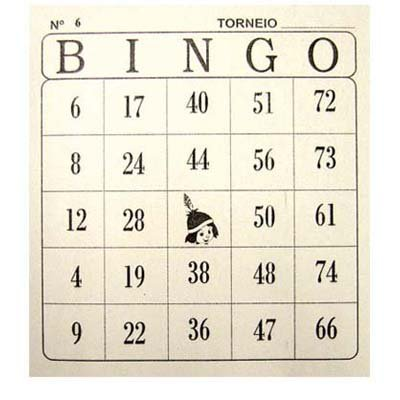
#> input picture codigo_aulas/5 - Amostragem e Quantização - Binarização/bingo.jpg, 400 x 400 px
$ python 'threshold adaptativo.py'
#> lines starting #> are read from the running program, lines starting #| are printed output that depends on the picture; after the words box and inside, x2 and y2 are one past the last pixel; in counts of white or black regions, pixels touching at a corner belong together
# biblioteca de visão computacional
import cv2

# plotagem de imagens numa janela
from matplotlib import pyplot as plt

# leitura da imagem original
img = cv2.imread ( 'bingo.jpg')
#> img is the input picture: shape (400, 400, 3); mean B, G, R 215.3, 230.1, 235.3

# converte em nível de cinza
cinza = cv2.cvtColor(img, cv2.COLOR_BGR2GRAY)
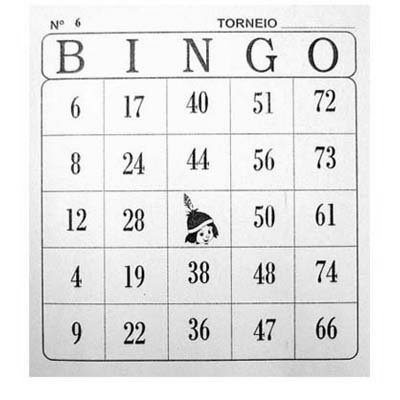
#> cinza: shape (400, 400); min 1, max 255, mean 230

# ret é o valor limiar (threshold) que neste caso será 127
# threshold binário
ret, thresh1 = cv2.threshold (cinza, 127,255, cv2.THRESH_BINARY)
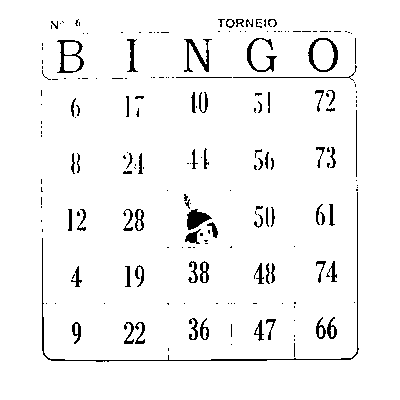
#> thresh1: shape (400, 400); 95.8% white; black in thin lines or dots, all inside (x1, y1, x2, y2) = (41, 19, 359, 362)

# adaptative threshold - Média
thresh2 = cv2.adaptiveThreshold (cinza, 255,
                                 cv2.ADAPTIVE_THRESH_MEAN_C,
                             cv2.THRESH_BINARY, 25,15)
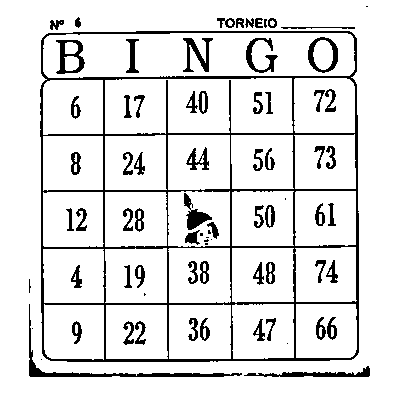
#> thresh2: shape (400, 400); 88.8% white; 76 black regions (13 under 20 px), largest, box (x1, y1, x2, y2) and area: (40, 31, 359, 362) 8460, (29, 304, 242, 377) 963, (244, 366, 370, 377) 505

# adaptative threshold - Gaussiana
thresh3 = cv2.adaptiveThreshold (cinza, 255,
                                 cv2.ADAPTIVE_THRESH_GAUSSIAN_C,
                             cv2.THRESH_BINARY, 25,15)
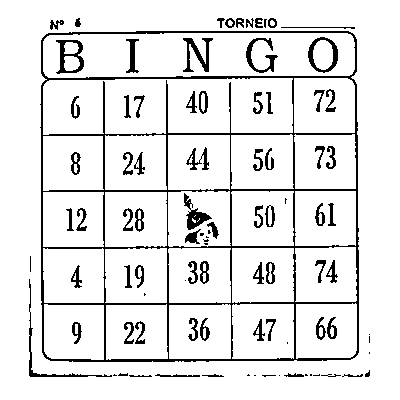
#> thresh3: shape (400, 400); 90.1% white; black in thin lines or dots, all inside (x1, y1, x2, y2) = (29, 18, 370, 377)


# mostra as imagens geradas

plt.figure('Binarização Adaptativa')


# img em nível de cinza
plt.subplot (2,2, 1)
plt.title ('Original')
plt.imshow (cinza, 'gray' , vmin = 0, vmax = 255)
plt.xticks ([])
plt.yticks ([])

# threshold binário
plt.subplot (2,2, 2)
plt.title ('Binary - 127')
plt.imshow (thresh1, 'gray' , vmin = 0, vmax = 255)
plt.xticks ([])
plt.yticks ([])

# adaptative threshold média
plt.subplot (2,2, 3)
plt.title ('Adaptativa - Média')
plt.imshow (thresh2, 'gray' , vmin = 0, vmax = 255)
plt.xticks ([])
plt.yticks ([])

# adaptative threshold gaussiana
plt.subplot (2,2, 4)
plt.title ('Adaptativa - Gaussiana')
plt.imshow (thresh3, 'gray' , vmin = 0, vmax = 255)
plt.xticks ([])
plt.yticks ([])


plt.show ()
